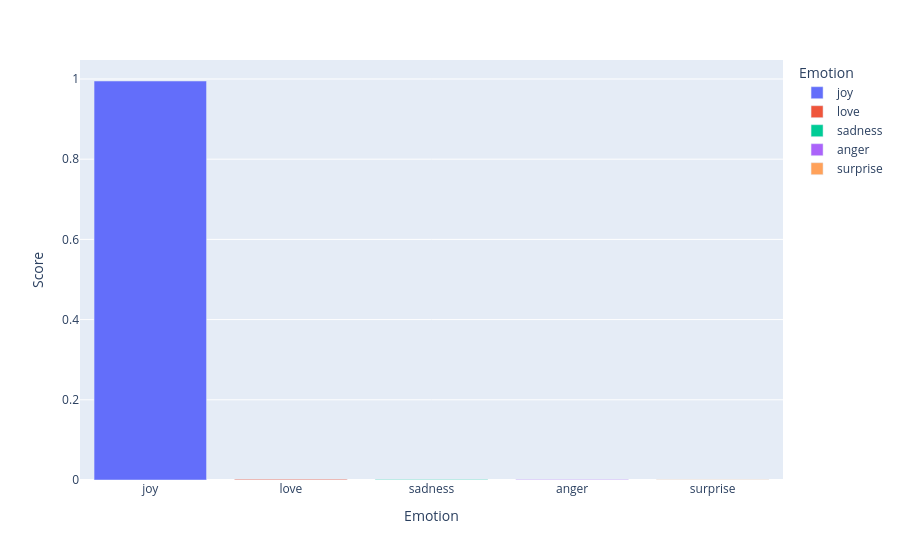

Write notebook code for a chart like this one.
### Code cell
max_index= result["Score"].idxmax()
emotion= result.loc[max_index, "Emotion"]
score=  result.loc[max_index, "Score"]
print(f"Predicted Emotion :- {emotion}, with {round(score*100,2)}% confidence")
fig= px.bar(result , x="Emotion", y="Score", color="Emotion")
fig.show()

### Figure 1 — Plotly figure (JSON) as saved in the notebook; plotly's stock layout.template omitted (floating-point values rounded to 4 significant figures)
{"data": [{"hovertemplate": "Emotion=%{x}<br>Score=%{y}<extra></extra>", "legendgroup": "joy", "marker": {"color": "#636efa", "pattern": {"shape": ""}}, "name": "joy", "orientation": "v", "showlegend": true, "textposition": "auto", "type": "bar", "x": ["joy"], "xaxis": "x", "y": [0.995], "yaxis": "y"}, {"hovertemplate": "Emotion=%{x}<br>Score=%{y}<extra></extra>", "legendgroup": "love", "marker": {"color": "#EF553B", "pattern": {"shape": ""}}, "name": "love", "orientation": "v", "showlegend": true, "textposition": "auto", "type": "bar", "x": ["love"], "xaxis": "x", "y": [0.001843], "yaxis": "y"}, {"hovertemplate": "Emotion=%{x}<br>Score=%{y}<extra></extra>", "legendgroup": "sadness", "marker": {"color": "#00cc96", "pattern": {"shape": ""}}, "name": "sadness", "orientation": "v", "showlegend": true, "textposition": "auto", "type": "bar", "x": ["sadness"], "xaxis": "x", "y": [0.001186], "yaxis": "y"}, {"hovertemplate": "Emotion=%{x}<br>Score=%{y}<extra></extra>", "legendgroup": "anger", "marker": {"color": "#ab63fa", "pattern": {"shape": ""}}, "name": "anger", "orientation": "v", "showlegend": true, "textposition": "auto", "type": "bar", "x": ["anger"], "xaxis": "x", "y": [0.001051], "yaxis": "y"}, {"hovertemplate": "Emotion=%{x}<br>Score=%{y}<extra></extra>", "legendgroup": "surprise", "marker": {"color": "#FFA15A", "pattern": {"shape": ""}}, "name": "surprise", "orientation": "v", "showlegend": true, "textposition": "auto", "type": "bar", "x": ["surprise"], "xaxis": "x", "y": [0.0005333], "yaxis": "y"}], "layout": {"barmode": "relative", "legend": {"title": {"text": "Emotion"}, "tracegroupgap": 0}, "margin": {"t": 60}, "xaxis": {"anchor": "y", "categoryarray": ["joy", "love", "sadness", "anger", "surprise"], "categoryorder": "array", "domain": [0, 1], "title": {"text": "Emotion"}}, "yaxis": {"anchor": "x", "domain": [0, 1], "title": {"text": "Score"}}}}
